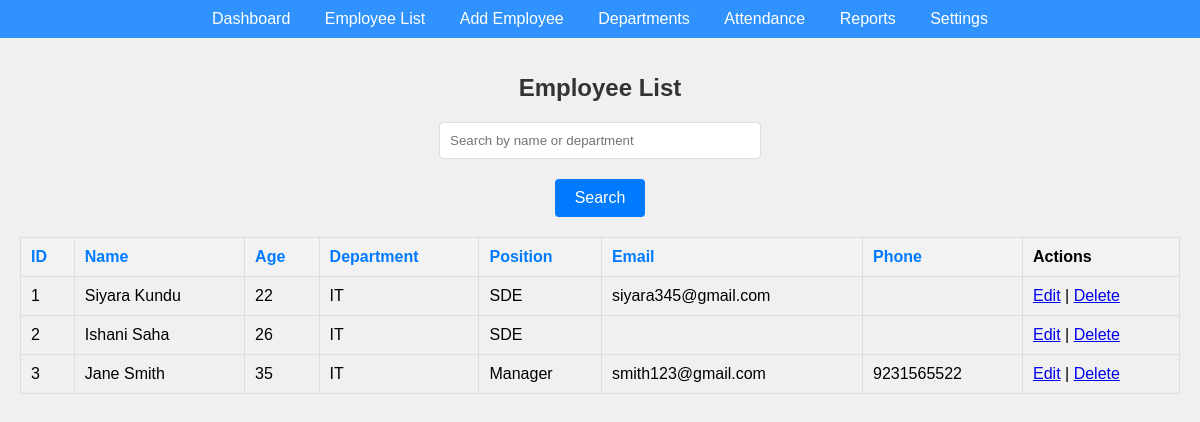
Page /employee_list.php (signed in) on the committed database.
### tables this page shows
CREATE TABLE `employees` (
  `id` int(11) NOT NULL,
  `name` varchar(100) DEFAULT NULL,
  `age` int(11) DEFAULT NULL,
  `department` varchar(100) DEFAULT NULL,
  `position` varchar(100) DEFAULT NULL,
  `email` varchar(100) DEFAULT NULL,
  `phone` varchar(15) DEFAULT NULL
);

### employee_list.php (the view, shortened to what this page needs)
<?php include 'templates/header.php'; ?>
<?php
include 'db.php'; ?>
<h1>Employee List</h1>
<form method="get" class="search-form">
    <input type="text" name="search" placeholder="Search by name or department">
    <button type="submit">Search</button>
</form>
<table>
    <thead>
        <tr>
            <th><a href="?sort=id">ID</a></th>
            <th><a href="?sort=name">Name</a></th>
            <th><a href="?sort=age">Age</a></th>
            <th><a href="?sort=department">Department</a></th>
            <th><a href="?sort=position">Position</a></th>
            <th><a href="?sort=email">Email</a></th>
            <th><a href="?sort=phone">Phone</a></th>
            <th>Actions</th>
        </tr>
    </thead>
    <tbody>
        <?php
        $search = isset($_GET['search']) ? $_GET['search'] : '';
        $search_query = $search ? "WHERE name LIKE '%$search%' OR department LIKE '%$search%'" : '';
        $sort = isset($_GET['sort']) ? $_GET['sort'] : 'id';
        $sql = "SELECT * FROM employees $search_query ORDER BY $sort";
        $result = $conn->query($sql);
        if ($result->num_rows > 0) {
            while ($row = $result->fetch_assoc()) {
                echo "<tr>";
                echo "<td>" . $row['id'] . "</td>";
                echo "<td>" . $row['name'] . "</td>";
                echo "<td>" . $row['age'] . "</td>";
                echo "<td>" . $row['department'] . "</td>";
                echo "<td>" . $row['position'] . "</td>";
                echo "<td>" . $row['email'] . "</td>";
                echo "<td>" . $row['phone'] . "</td>";
                echo "<td>";
                echo "<a href='edit_employee.php?id=" . $row['id'] . "'>Edit</a> | ";
                echo "<a href='delete_employee.php?id=" . $row['id'] . "'>Delete</a>";
                echo "</td>";
                echo "</tr>";
            }
        } else {
            echo "<tr><td colspan='8'>No employees found</td></tr>";
        }
        ?>
    </tbody>
</table>
<?php include 'templates/footer.php'; ?>

### styles.css (style rules this page uses)
body { font-family: Arial, sans-serif; background-color: #f0f0f0; margin: 0; padding: 0; }
h1 { font-size: 24px; margin-bottom: 20px; color: #333; text-align: center; }
button { background-color: #007bff; color: white; border: none; padding: 10px 20px; cursor: pointer; border-radius: 4px; font-size: 16px; display: block; margin: 20px auto; }
table { width: 100%; border-collapse: collapse; margin: 20px 0; }
table, th, td { border: 1px solid #ddd; }
th, td { padding: 10px; text-align: left; }
th a { color: #007bff; text-decoration: none; }
th { background-color: #f2f2f2; }
.search-form { text-align: center; margin-bottom: 20px; }
.search-form input[type="text"] { padding: 10px; width: 300px; border: 1px solid #ddd; border-radius: 4px; }
.search-form button { padding: 10px 20px; background-color: #007bff; color: white; border: none; border-radius: 4px; cursor: pointer; }

### rows in the picture
employees: id "1", name "Siyara Kundu", age "22", department "IT", position "SDE", email "siyara345@gmail.com"
employees: id "2", name "Ishani Saha", age "26", department "IT", position "SDE"
employees: id "3", name "Jane Smith", age "35", department "IT", position "Manager", email "smith123@gmail.com", phone "9231565522"
